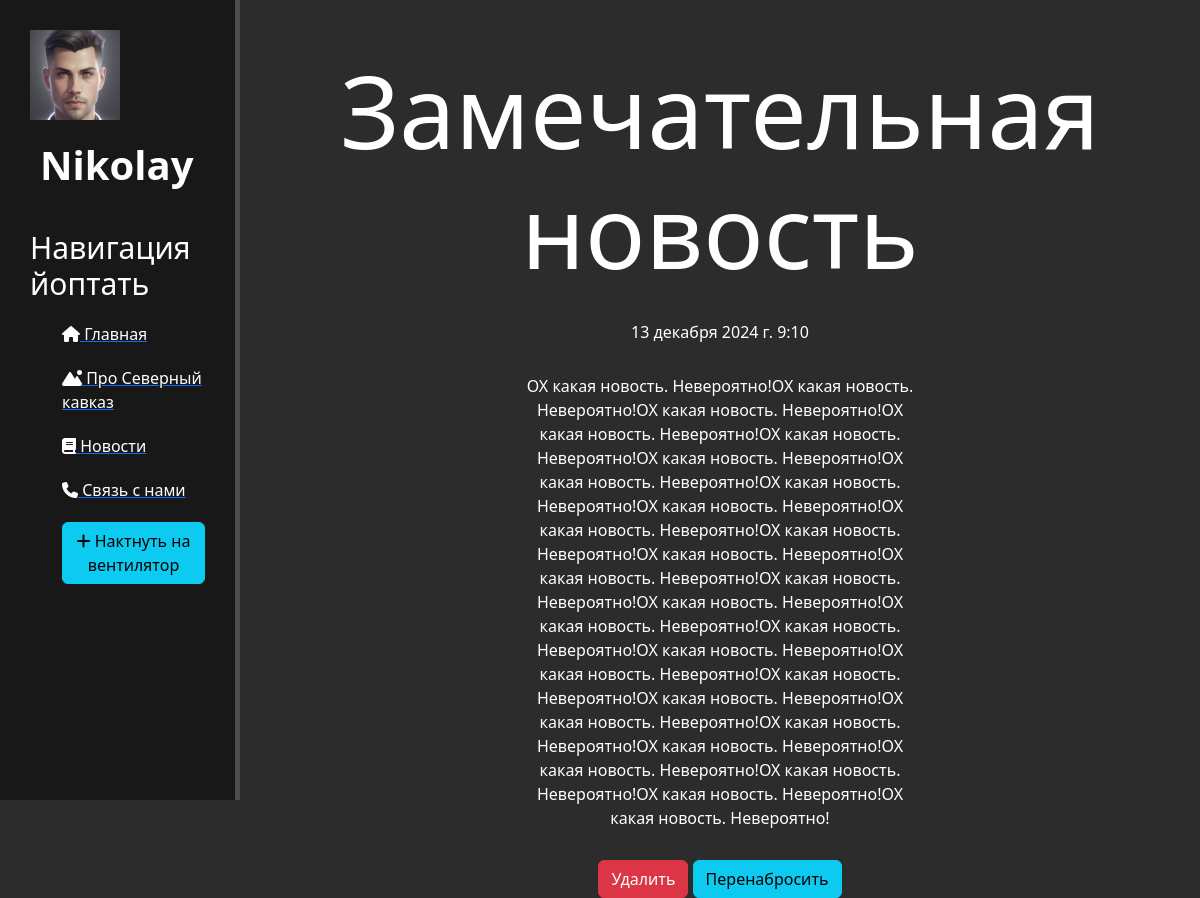
The page /news/1 on the database as committed earlier.
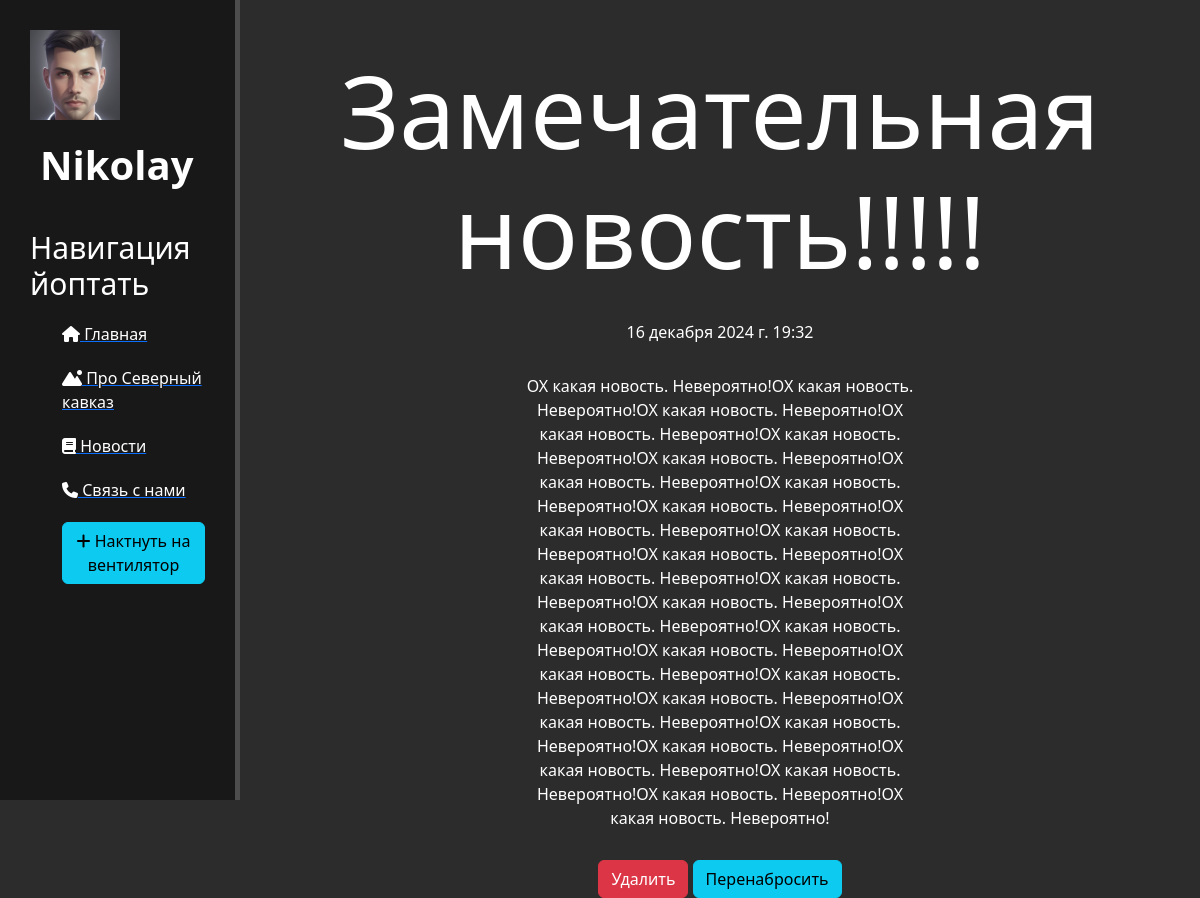
The same page on the database as committed later.
### news/models.py (models this page shows, shortened)
class Articles(models.Model):
    title = models.CharField('Название', max_length=50,)
    anons = models.CharField('Анонс', max_length=250,)
    main_text = models.TextField('Статья')
    date = models. DateTimeField('Дата публикации')
    class Meta:
        verbose_name = 'Новость'
        verbose_name_plural = 'Новости'

### news/views.py (the view)
# urls.py: path('<int:pk>', views.NewsDetailView.as_view(), name='news-detail'),
class NewsDetailView(DetailView):
    model = Articles
    template_name = 'news/detail_view.html'
    context_object_name = 'article'

### news/templates/news/detail_view.html (shortened to what this page needs)
{% extends 'main/layout.html' %}
{% block content %}
    <div class="features">
        <h1>{{ article.title }}</h1>
        <p>{{ article.date }}</p>
        <p>{{ article.main_text }}</p>
        <a href="{% url 'news-delete' article.id %}" class="btn btn-danger">Удалить</a>
        <a href="{% url 'news-update' article.id %}" class="btn btn-info">Перенабросить</a>
    </div>
{% endblock %}

### main/templates/main/layout.html (shortened to what this page needs)
{% load static %}
<!DOCTYPE html>
<html lang="ru">
<head>
    <link rel="stylesheet" href="https://cdn.jsdelivr.net/npm/bootstrap@5.3.3/dist/css/bootstrap.min.css">
    <link rel="stylesheet" href="{% static 'main/css/main.css' %}">
    <link rel="stylesheet" href="https://use.fontawesome.com/releases/v6.6.0/css/all.css">
</head>
<body>
    <aside>
        <img src="{% static 'main/img/ava.jpg' %}" alt="Аватарка">
        <span class="logo">Nikolay</span>
        <h3>Навигация йоптать</h3>
        <ul>
            <a href="{% url 'home' %}"><li><i class="fa-solid fa-house"></i> Главная</li></a>
            <a href="{% url 'about' %}"><li><i class="fa-solid fa-mountain-sun"></i> Про Северный кавказ</li></a>
            <a href="{% url 'news_home' %}"><li><i class="fa-solid fa-book"></i> Новости</li></a>
            <a href=""><li><i class="fa-solid fa-phone"></i> Связь с нами</li></a>
            <a href="{% url 'create' %}"><li><button class="btn btn-info"><i class="fas fa-plus"></i> Нактнуть на вентилятор</button></li></a>
        </ul>
    </aside>
    <main>
        {% block content %}
        {% endblock %}
    </main>
</body>
</html>

### main/static/main/css/main.css (style rules this page uses)
body { background: #2c2c2c }
aside { float: left; background: #181818; width: 20%; padding: 2.5%; height: 100vh; color: #fff; border-right: 5px solid #4d4d4d; }
aside img { width: 90px; float: left; }
aside .logo { font-size: 40px; margin-left: 10px; font-weight: bold; position: relative; bottom: -15px; }
aside h3 { margin-top: 50px; font-size: 30px; }
aside ul { list-style: none }
aside ul li { color: #fff; display: block; margin-top: 20px; transition: all .3s ease; }
main .features { float: left; color: #fff; margin-top: 50px; text-align: center; width: 80%; }
main .features h1 { font-size: 100px; }
main .features p { max-width: 400px; margin: 30px auto }

Rows that differ between the two databases and show on the page:
changed Articles: title "Замечательная новость" → "Замечательная новость!!!!!"; date "13 декабря 2024 г. 9:10" → "16 декабря 2024 г. 19:32"
